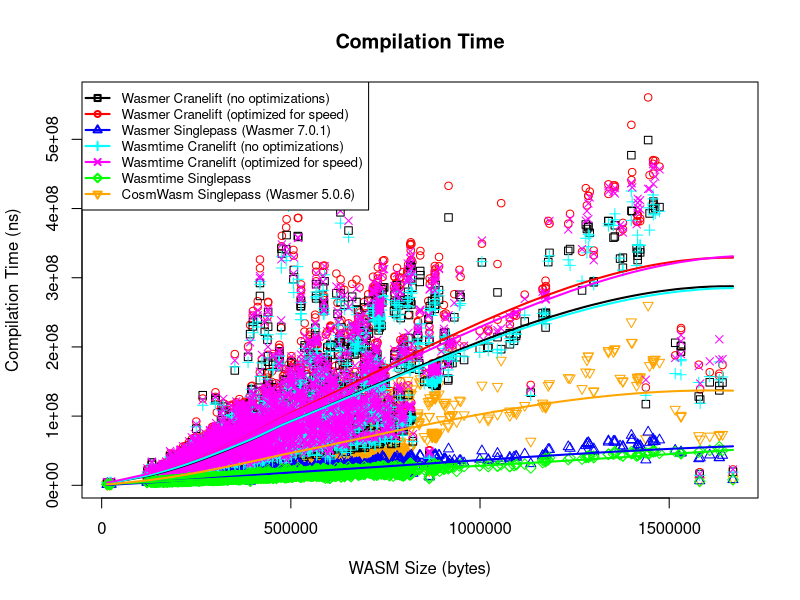

This chart was generated by the following R code:
data1 <- read.table("wasmer-cranelift-none.txt", header=FALSE)
data2 <- read.table("wasmer-cranelift-speed.txt", header=FALSE)
data3 <- read.table("wasmer-singlepass.txt", header=FALSE)
data4 <- read.table("wasmtime-cranelift-none.txt", header=FALSE)
data5 <- read.table("wasmtime-cranelift-speed.txt", header=FALSE)
data6 <- read.table("wasmtime-singlepass.txt", header=FALSE)
data7 <- read.table("cosmwasm-singlepass.txt", header=FALSE)

svg("compare.svg", width = 10, height = 10)

plot(data2$V2, data2$V3, xlab="WASM Size (bytes)", ylab="Compilation Time (ns)", main="Compilation Time", col="red", pch=1)

points(data7$V2, data7$V3, col="orange", pch=6)
points(data1$V2, data1$V3, col="black", pch=0)
points(data3$V2, data3$V3, col="blue", pch=2)
points(data4$V2, data4$V3, col="cyan", pch=3)
points(data5$V2, data5$V3, col="magenta", pch=4)
points(data6$V2, data6$V3, col="green", pch=5)


fit <- loess(V3 ~ V2, data = data1)
lines(sort(data1$V2), predict(fit, newdata = data.frame(V2=sort(data1$V2))), col="black", lwd=2)

fit <- loess(V3 ~ V2, data = data2)
lines(sort(data2$V2), predict(fit, newdata = data.frame(V2=sort(data2$V2))), col="red", lwd=2)

fit <- loess(V3 ~ V2, data = data3)
lines(sort(data3$V2), predict(fit, newdata = data.frame(V2=sort(data3$V2))), col="blue", lwd=2)

fit <- loess(V3 ~ V2, data = data4)
lines(sort(data4$V2), predict(fit, newdata = data.frame(V2=sort(data4$V2))), col="cyan", lwd=2)

fit <- loess(V3 ~ V2, data = data5)
lines(sort(data5$V2), predict(fit, newdata = data.frame(V2=sort(data5$V2))), col="magenta", lwd=2)

fit <- loess(V3 ~ V2, data = data6)
lines(sort(data6$V2), predict(fit, newdata = data.frame(V2=sort(data6$V2))), col="green", lwd=2)

fit <- loess(V3 ~ V2, data = data7)
lines(sort(data7$V2), predict(fit, newdata = data.frame(V2=sort(data7$V2))), col="orange", lwd=2)

legend("topleft",
       legend = c(
         "Wasmer Cranelift (no optimizations)",
         "Wasmer Cranelift (optimized for speed)",
         "Wasmer Singlepass (Wasmer 7.0.1)",
         "Wasmtime Cranelift (no optimizations)",
         "Wasmtime Cranelift (optimized for speed)",
         "Wasmtime Singlepass",
         "CosmWasm Singlepass (Wasmer 5.0.6)"
       ),
       col = c("black","red","blue","cyan","magenta","green","orange"),
       pch = c(0,1,2,3,4,5,6),
       lwd = 2,
       cex = 0.8,
       bg = "white")
